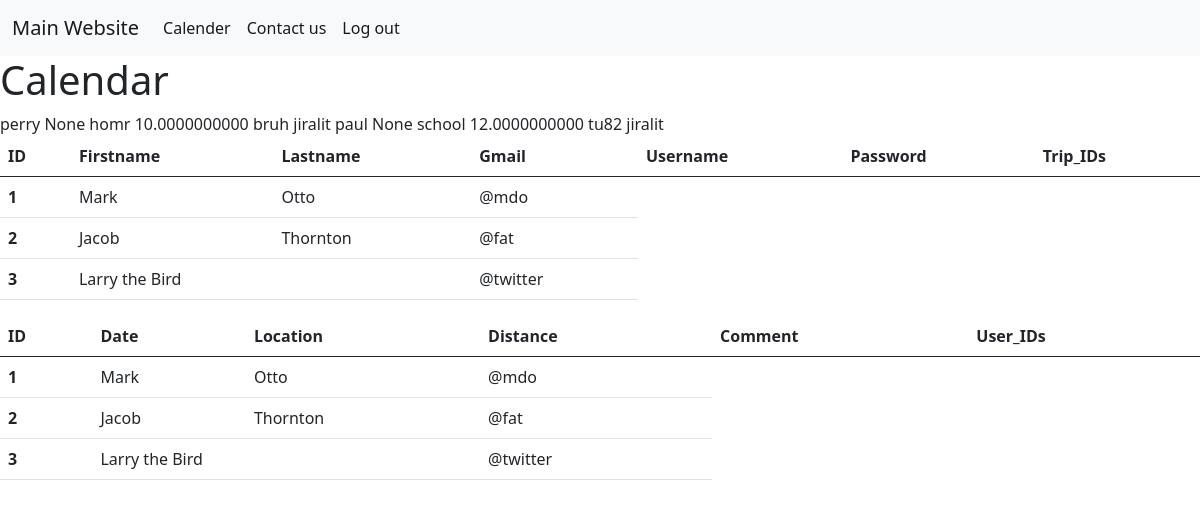
Before: /home (signed in) with the older database file.
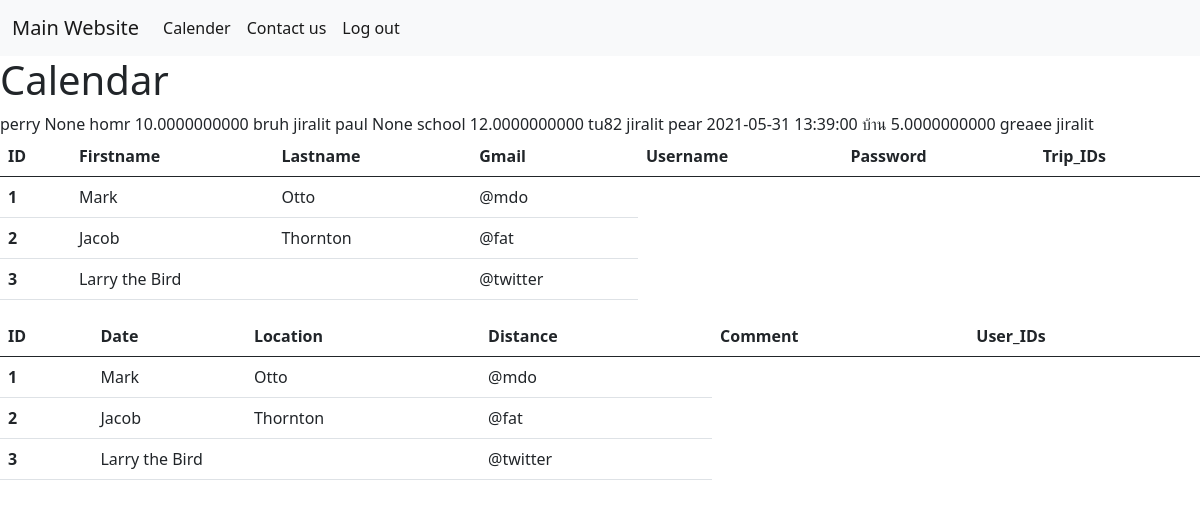
After: the same page with the newer database file.
### app.py (models this page shows, shortened)
class Trips(db.Model):
    __tablename__ = "Trips"
    id = db.Column(db.Integer, primary_key=True)
    customer = db.Column(db.Text)
    date = db.Column(db.DateTime(timezone=True))
    location = db.Column(db.Text)
    distance = db.Column(db.Numeric)
    comment = db.Column(db.Text)
    user_id = db.Column(db.Integer, db.ForeignKey('Users.id'))
    user = db.relationship("User", backref="Trips")

class User(db.Model, UserMixin):
    __tablename__ = "Users"
    id = db.Column(db.Integer, primary_key=True)
    firstname = db.Column(db.Text)
    lastname = db.Column(db.Text)
    username = db.Column(db.Text, unique=True)
    password = db.Column(db.Text)

### app.py (the view)
@app.route("/home")
@login_required
def calendar():
    trips = Trips.query.all()
    return render_template("calendar.html", trips=trips)

### app.py (called while the page is built)
@login_manager.user_loader
def load_user(user_id):
    return User.query.get(int(user_id))

### templates/calendar.html
{% extends "base.html" %}
{% block content%}
<h1>Calendar</h1>
{% for trip in trips%}
{{trip.customer}}
{{trip.date}}
{{trip.location}}
{{trip.distance}}
{{trip.comment}}
{{trip.user.firstname}}
{% endfor %}
<table class="table">
    <thead>
        <tr>
            <th scope="col">ID</th>
            <th scope="col">Firstname</th>
            <th scope="col">Lastname</th>
            <th scope="col">Gmail</th>
            <th scope="col">Username</th>
            <th scope="col">Password</th>
            <th scope="col">Trip_IDs</th>
        </tr>
    </thead>
    <tbody>
        <tr>
            <th scope="row">1</th>
            <td>Mark</td>
            <td>Otto</td>
            <td>@mdo</td>
        </tr>
        <tr>
            <th scope="row">2</th>
            <td>Jacob</td>
            <td>Thornton</td>
            <td>@fat</td>
        </tr>
        <tr>
            <th scope="row">3</th>
            <td colspan="2">Larry the Bird</td>
            <td>@twitter</td>
        </tr>
    </tbody>
</table>
<table class="table">
    <thead>
        <tr>
            <th scope="col">ID</th>
            <th scope="col">Date</th>
            <th scope="col">Location</th>
            <th scope="col">Distance</th>
            <th scope="col">Comment</th>
            <th scope="col">User_IDs</th>
        </tr>
    </thead>
    <tbody>
        <tr>
            <th scope="row">1</th>
            <td>Mark</td>
            <td>Otto</td>
            <td>@mdo</td>
        </tr>
        <tr>
            <th scope="row">2</th>
            <td>Jacob</td>
            <td>Thornton</td>
            <td>@fat</td>
        </tr>
        <tr>
            <th scope="row">3</th>
            <td colspan="2">Larry the Bird</td>
            <td>@twitter</td>
        </tr>
    </tbody>
</table>
{% endblock %}

### templates/base.html (shortened to what this page needs)
<!DOCTYPE html>
<html lang="en">
<head>
    <link href="styles.css" rel="stylesheet" />
    <link href="https://cdn.jsdelivr.net/npm/bootstrap@5.0.1/dist/css/bootstrap.min.css" rel="stylesheet"
>
</head>
<body>
    <nav class="navbar navbar-expand-lg navbar-light bg-light">
        <div class="container-fluid">
            <a class="navbar-brand" href="https://www.kingsbrite.co.th/">Main Website</a>
            <div class="collapse navbar-collapse" id="navbarSupportedContent">
                <ul class="navbar-nav me-auto mb-2 mb-lg-0">
                    {% if current_user.is_authenticated %}
                    <li class="nav-item">
                        <a class="nav-link active" aria-current="page" href="{{url_for('calendar')}}">Calender</a>
                    </li>
                    {% endif %}
                    <li class="nav-item">
                        <a class="nav-link active" href="https://www.kingsbrite.co.th/en/contactus">Contact us</a>
                    </li>
                    {% if current_user.is_authenticated %}
                    <li class="nav-item">
                        <a class="nav-link active" href="{{url_for('logout')}}">Log out</a>
                    </li>
                    {% endif %}
                </ul>
            </div>
        </div>
    </nav>
    {% block content%}
    {% endblock %}
</body>
</html>

### styles.css (style rules this page uses)
body { margin: 0; font-family: Arial, Helvetica, sans-serif; }

Changed rows visible on the page:
added Trips: customer "pear", date "2021-05-31 13:39:00", location "บ้าน", distance "5.0000000000", comment "greaee", user.firstname "jiralit"
